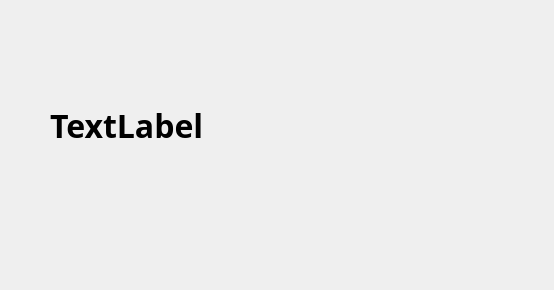
<?xml version="1.0" encoding="UTF-8"?>
<ui version="4.0">
 <class>Dialog</class>
 <widget class="QDialog" name="Dialog">
  <property name="geometry">
   <rect>
    <x>0</x>
    <y>0</y>
    <width>554</width>
    <height>290</height>
   </rect>
  </property>
  <property name="windowTitle">
   <string>Dialog</string>
  </property>
  <widget class="QLabel" name="label">
   <property name="geometry">
    <rect>
     <x>50</x>
     <y>50</y>
     <width>461</width>
     <height>151</height>
    </rect>
   </property>
   <property name="font">
    <font>
     <family>맑은 고딕</family>
     <pointsize>24</pointsize>
     <weight>75</weight>
     <bold>true</bold>
    </font>
   </property>
   <property name="text">
    <string>TextLabel</string>
   </property>
  </widget>
 </widget>
 <resources/>
 <connections/>
</ui>
